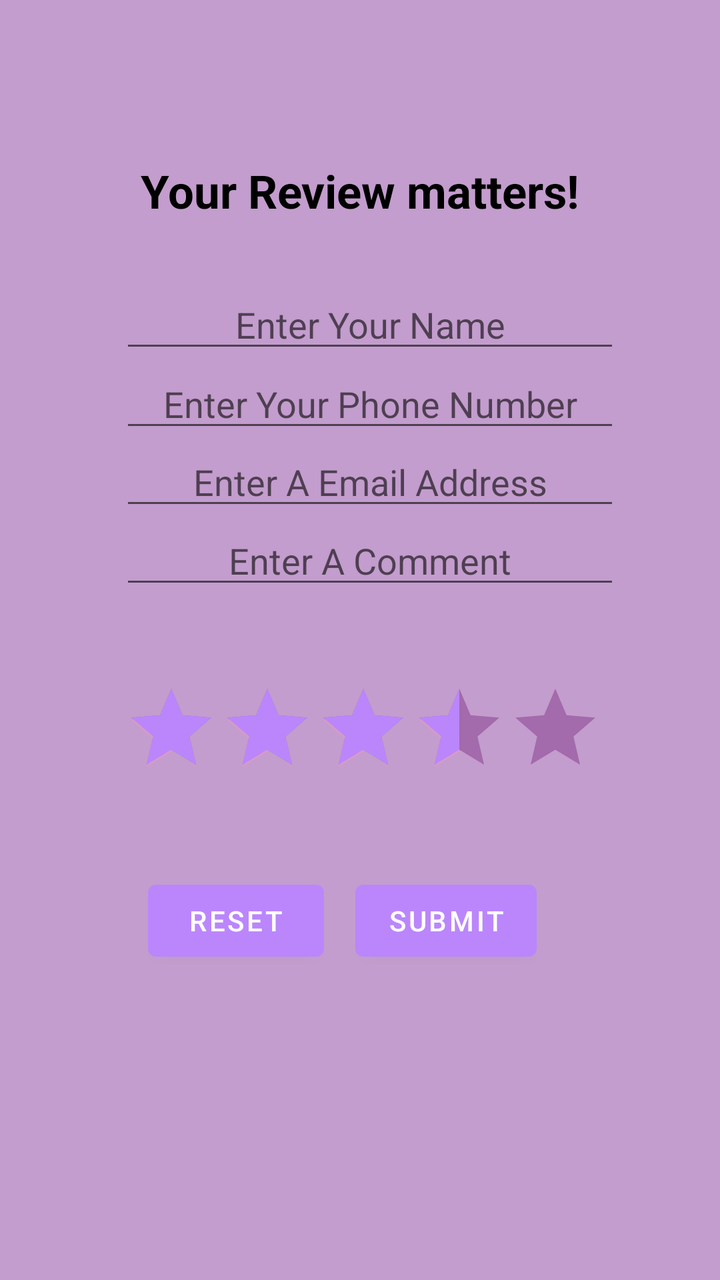
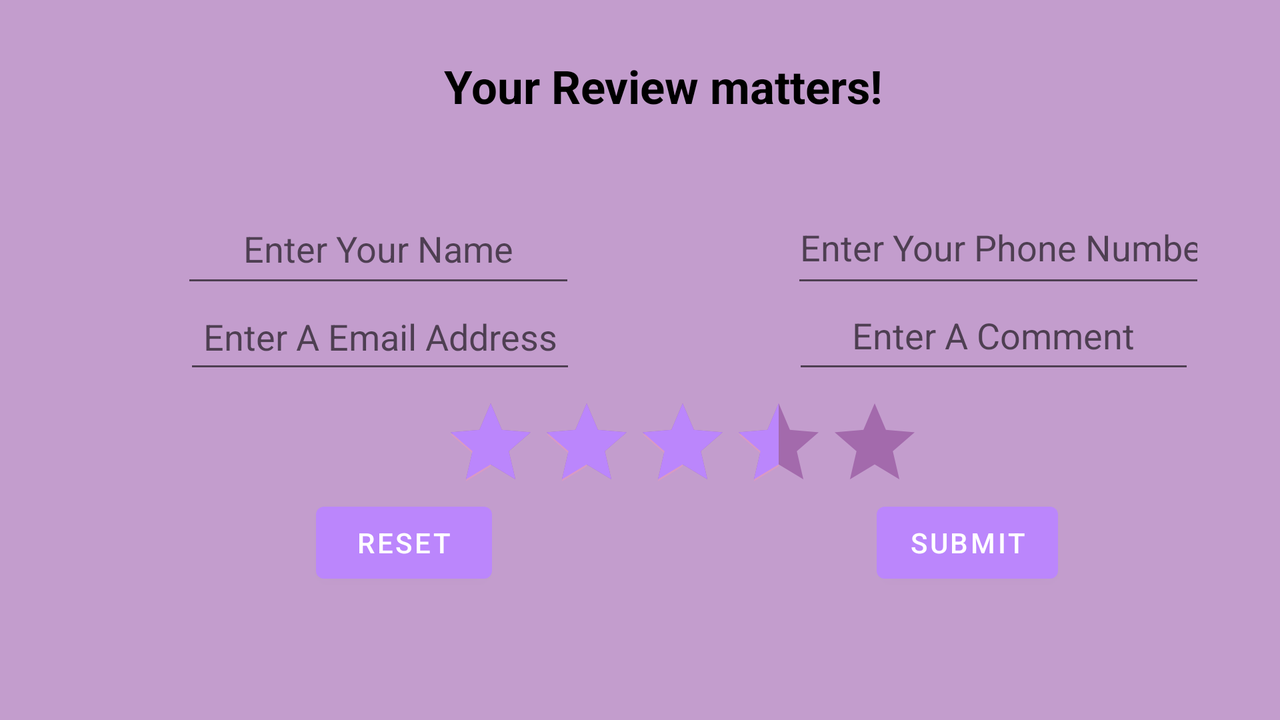

Two renders of one Android screen. The first uses the default layout on a phone; the second uses the alternative layout the repository ships for a different screen configuration, on a matching device. The two XML files are below.
<!-- AndroidManifest.xml: application theme SMARTBEATS -->
<!-- res/layout/fragment_review.xml -->
<?xml version="1.0" encoding="utf-8"?>
<androidx.constraintlayout.widget.ConstraintLayout xmlns:android="http://schemas.android.com/apk/res/android"
    xmlns:tools="http://schemas.android.com/tools"
    android:layout_width="match_parent"
    android:layout_height="match_parent"
    xmlns:app="http://schemas.android.com/apk/res-auto"
    android:background="@color/lilac"
    android:gravity="center"
    tools:context=".ui.review.ReviewFragment">


    <TextView
        android:id="@+id/shalom_review_heading_tv"
        android:layout_width="match_parent"
        android:layout_height="30dp"
        android:text="@string/review_page"
        android:textAlignment="center"
        android:textStyle="bold"
        android:theme="@style/large_title_text"
        app:layout_constraintBottom_toBottomOf="parent"
        app:layout_constraintEnd_toEndOf="parent"
        app:layout_constraintHorizontal_bias="0.0"
        app:layout_constraintStart_toStartOf="parent"
        app:layout_constraintTop_toTopOf="parent"
        app:layout_constraintVertical_bias="0.131" />

    <EditText
        android:id="@+id/shalom_review_name_et"
        android:layout_width="250dp"
        android:layout_height="wrap_content"
        android:digits="abcdefghijklmnopqrstuvwxyz ABCDEFGHIJKLMNOPQRSTUVWXYZ"
        android:ems="10"
        android:hint="@string/enter_your_name"
        android:inputType="textPersonName|textCapWords"
        android:textAlignment="center"
        app:layout_constraintBottom_toBottomOf="parent"
        app:layout_constraintEnd_toEndOf="parent"
        app:layout_constraintHorizontal_bias="0.546"
        app:layout_constraintStart_toStartOf="parent"
        app:layout_constraintTop_toTopOf="parent"
        app:layout_constraintVertical_bias="0.234"
        tools:ignore="MissingConstraints" />

    <EditText
        android:id="@+id/shalom_review_phone_et"
        android:layout_width="250dp"
        android:layout_height="wrap_content"
        android:ems="10"
        android:hint="@string/enter_your_phone_number"
        android:inputType="phone"
        android:textAlignment="center"
        app:layout_constraintBottom_toBottomOf="parent"
        app:layout_constraintEnd_toEndOf="parent"
        app:layout_constraintHorizontal_bias="0.546"
        app:layout_constraintStart_toStartOf="parent"
        app:layout_constraintTop_toTopOf="parent"
        app:layout_constraintVertical_bias="0.3"
        tools:ignore="MissingConstraints" />

    <EditText
        android:id="@+id/shalom_review_email_et"
        android:layout_width="250dp"
        android:layout_height="wrap_content"
        android:ems="10"
        android:hint="@string/enter_a_email_address"
        android:inputType="textEmailAddress"
        android:textAlignment="center"
        app:layout_constraintBottom_toBottomOf="parent"
        app:layout_constraintEnd_toEndOf="parent"
        app:layout_constraintHorizontal_bias="0.546"
        app:layout_constraintStart_toStartOf="parent"
        app:layout_constraintTop_toTopOf="parent"
        app:layout_constraintVertical_bias="0.365"
        tools:ignore="MissingConstraints" />


    <EditText
        android:id="@+id/shalom_review_comment_et"
        android:layout_width="250dp"
        android:layout_height="wrap_content"
        android:ems="10"
        android:hint="@string/enter_a_comment"
        android:inputType="textPersonName|textAutoCorrect"
        android:textAlignment="center"
        app:layout_constraintBottom_toBottomOf="parent"
        app:layout_constraintEnd_toEndOf="parent"
        app:layout_constraintHorizontal_bias="0.546"
        app:layout_constraintStart_toStartOf="parent"
        app:layout_constraintTop_toTopOf="parent"
        app:layout_constraintVertical_bias="0.431"
        tools:ignore="MissingConstraints" />

    <RatingBar
        android:id="@+id/shalom_review_stars_ratingbar"
        android:layout_width="wrap_content"
        android:layout_height="wrap_content"
        android:foregroundTint="@color/purple_200"
        android:indeterminateTint="@color/purple_200"
        android:progressBackgroundTint="@color/wisteria"
        android:progressTint="@color/purple_200"
        android:rating="3.5"
        android:secondaryProgressTint="@color/light_orchid"
        app:layout_constraintBottom_toBottomOf="parent"
        app:layout_constraintEnd_toEndOf="parent"
        app:layout_constraintHorizontal_bias="0.514"
        app:layout_constraintStart_toStartOf="parent"
        app:layout_constraintTop_toTopOf="parent"
        app:layout_constraintVertical_bias="0.584"
        tools:ignore="MissingConstraints" />

    <Button
        android:id="@+id/shalom_review_reset_btn"
        android:layout_width="wrap_content"
        android:layout_height="wrap_content"
        android:text="@string/reset_btn_label"
        app:layout_constraintBottom_toBottomOf="parent"
        app:layout_constraintEnd_toEndOf="parent"
        app:layout_constraintHorizontal_bias="0.272"
        app:layout_constraintStart_toStartOf="parent"
        app:layout_constraintTop_toTopOf="parent"
        app:layout_constraintVertical_bias="0.737"
        tools:ignore="MissingConstraints" />

    <Button
        android:id="@+id/shalom_review_sumbit_btn"
        android:layout_width="wrap_content"
        android:layout_height="wrap_content"
        android:text="@string/submit_btn_label"
        app:layout_constraintBottom_toBottomOf="parent"
        app:layout_constraintEnd_toEndOf="parent"
        app:layout_constraintHorizontal_bias="0.66"
        app:layout_constraintStart_toStartOf="parent"
        app:layout_constraintTop_toTopOf="parent"
        app:layout_constraintVertical_bias="0.737"
        tools:ignore="MissingConstraints" />

    <TextView
        android:id="@+id/shalom_review_ratings_tv"
        android:layout_width="107dp"
        android:layout_height="wrap_content"
        app:layout_constraintBottom_toBottomOf="parent"
        app:layout_constraintEnd_toEndOf="parent"
        app:layout_constraintStart_toStartOf="parent"
        app:layout_constraintTop_toTopOf="parent"
        tools:ignore="MissingConstraints" />



</androidx.constraintlayout.widget.ConstraintLayout>
<!-- resources referenced by this layout -->
<resources>
  <color name="light_orchid">#D99AC3</color>
  <color name="lilac">#C39DCD</color>
  <color name="purple_200">#FFBB86FC</color>
  <color name="wisteria">#A36AAC</color>
  <string name="enter_a_comment">Enter A Comment</string>
  <string name="enter_a_email_address">Enter A Email Address</string>
  <string name="enter_your_name">Enter Your Name</string>
  <string name="enter_your_phone_number">Enter Your Phone Number</string>
  <string name="reset_btn_label">Reset</string>
  <string name="review_page">Your Review matters!</string>
  <string name="submit_btn_label">Submit</string>
  <style name="large_title_text">
          <item name="android:textSize">23sp</item>
          <item name="android:textStyle">bold</item>
          <item name="android:textColor">@color/black</item>
      </style>
  <style name="SMARTBEATS" parent="Theme.MaterialComponents.DayNight.DarkActionBar">
          
          <item name="colorPrimary">@color/purple_200</item>
          <item name="colorPrimaryVariant">@color/purple_700</item>
          <item name="colorOnPrimary">@color/white</item>
          
          <item name="colorSecondary">@color/teal_200</item>
          <item name="colorSecondaryVariant">#127C80</item>
          <item name="colorOnSecondary">@color/white</item>
          
          <item name="android:statusBarColor" tools:targetApi="l">?attr/colorPrimaryVariant</item>
          
  
          <item name="bottomNavigationStyle">@style/Widget.MaterialComponents.BottomNavigationView.Colored</item>
  
      </style>
  <color name="black">#FF000000</color>
  <color name="purple_700">#6E52AE</color>
  <color name="white">#FFFFFFFF</color>
  <color name="teal_200">#FF03DAC5</color>
</resources>
<!-- res/layout-land/fragment_review.xml (the repository's variant of the layout above) -->
<!-- drawn on the phone turned sideways -->
<?xml version="1.0" encoding="utf-8"?>
<androidx.constraintlayout.widget.ConstraintLayout xmlns:android="http://schemas.android.com/apk/res/android"
    xmlns:app="http://schemas.android.com/apk/res-auto"
    xmlns:tools="http://schemas.android.com/tools"
    android:layout_width="match_parent"
    android:layout_height="match_parent"
    android:background="@color/lilac"
    android:gravity="center"
    android:orientation="vertical"
    tools:context=".ui.review.ReviewFragment">


    <TextView
        android:id="@+id/shalom_review_heading_tv"
        android:layout_width="421dp"
        android:layout_height="35dp"
        android:text="@string/review_page"
        android:textAlignment="center"
        android:textStyle="bold"
        android:theme="@style/large_title_text"
        app:layout_constraintBottom_toBottomOf="parent"
        app:layout_constraintEnd_toEndOf="parent"
        app:layout_constraintHorizontal_bias="0.554"
        app:layout_constraintStart_toStartOf="parent"
        app:layout_constraintTop_toTopOf="parent"
        app:layout_constraintVertical_bias="0.085" />

    <EditText
        android:id="@+id/shalom_review_name_et"
        android:layout_width="197dp"
        android:layout_height="52dp"
        android:ems="10"
        android:hint="@string/enter_your_name"
        android:inputType="textPersonName|textCapWords"
        android:textAlignment="center"
        app:layout_constraintBottom_toBottomOf="parent"
        app:layout_constraintEnd_toEndOf="parent"
        app:layout_constraintHorizontal_bias="0.205"
        app:layout_constraintStart_toStartOf="parent"
        app:layout_constraintTop_toTopOf="parent"
        app:layout_constraintVertical_bias="0.314" />

    <EditText
        android:id="@+id/shalom_review_phone_et"
        android:layout_width="207dp"
        android:layout_height="53dp"
        android:ems="10"
        android:hint="@string/enter_your_phone_number"
        android:inputType="phone"
        android:textAlignment="center"
        app:layout_constraintBottom_toBottomOf="parent"
        app:layout_constraintEnd_toEndOf="parent"
        app:layout_constraintHorizontal_bias="0.914"
        app:layout_constraintStart_toStartOf="parent"
        app:layout_constraintTop_toTopOf="parent"
        app:layout_constraintVertical_bias="0.312" />

    <EditText
        android:id="@+id/shalom_review_email_et"
        android:layout_width="196dp"
        android:layout_height="50dp"
        android:ems="10"
        android:hint="@string/enter_a_email_address"
        android:inputType="textEmailAddress"
        android:textAlignment="center"
        app:layout_constraintBottom_toBottomOf="parent"
        app:layout_constraintEnd_toEndOf="parent"
        app:layout_constraintHorizontal_bias="0.207"
        app:layout_constraintStart_toStartOf="parent"
        app:layout_constraintTop_toTopOf="parent"
        app:layout_constraintVertical_bias="0.457" />

    <EditText
        android:id="@+id/shalom_review_comment_et"
        android:layout_width="201dp"
        android:layout_height="51dp"
        android:ems="10"
        android:hint="@string/enter_a_comment"
        android:inputType="textPersonName|textAutoCorrect"
        android:textAlignment="center"
        app:layout_constraintBottom_toBottomOf="parent"
        app:layout_constraintEnd_toEndOf="parent"
        app:layout_constraintHorizontal_bias="0.903"
        app:layout_constraintStart_toStartOf="parent"
        app:layout_constraintTop_toTopOf="parent"
        app:layout_constraintVertical_bias="0.455" />

    <RatingBar
        android:id="@+id/shalom_review_stars_ratingbar"
        android:layout_width="wrap_content"
        android:layout_height="wrap_content"
        app:layout_constraintBottom_toBottomOf="parent"
        app:layout_constraintEnd_toEndOf="parent"
        app:layout_constraintHorizontal_bias="0.553"
        app:layout_constraintStart_toStartOf="parent"
        app:layout_constraintTop_toTopOf="parent"
        app:layout_constraintVertical_bias="0.652"
        tools:ignore="MissingConstraints"
        android:foregroundTint="@color/purple_200"
        android:indeterminateTint="@color/purple_200"
        android:progressBackgroundTint="@color/wisteria"
        android:progressTint="@color/purple_200"
        android:secondaryProgressTint="@color/light_orchid"
        android:rating="3.5"/>

    <Button
        android:id="@+id/shalom_review_reset_btn"
        android:layout_width="wrap_content"
        android:layout_height="wrap_content"
        android:text="@string/reset_btn_label"
        app:layout_constraintBottom_toBottomOf="parent"
        app:layout_constraintEnd_toEndOf="parent"
        app:layout_constraintHorizontal_bias="0.286"
        app:layout_constraintStart_toStartOf="parent"
        app:layout_constraintTop_toTopOf="parent"
        app:layout_constraintVertical_bias="0.793"
        tools:ignore="MissingConstraints" />

    <Button
        android:id="@+id/shalom_review_sumbit_btn"
        android:layout_width="wrap_content"
        android:layout_height="wrap_content"
        android:text="@string/submit_btn_label"
        app:layout_constraintBottom_toBottomOf="parent"
        app:layout_constraintEnd_toEndOf="parent"
        app:layout_constraintHorizontal_bias="0.798"
        app:layout_constraintStart_toStartOf="parent"
        app:layout_constraintTop_toTopOf="parent"
        app:layout_constraintVertical_bias="0.793"
        tools:ignore="MissingConstraints" />

    <TextView
        android:id="@+id/shalom_review_ratings_tv"
        android:layout_width="107dp"
        android:layout_height="wrap_content"
        app:layout_constraintBottom_toBottomOf="parent"
        app:layout_constraintEnd_toEndOf="parent"
        app:layout_constraintHorizontal_bias="0.538"
        app:layout_constraintStart_toStartOf="parent"
        app:layout_constraintTop_toTopOf="parent"
        app:layout_constraintVertical_bias="0.548" />


</androidx.constraintlayout.widget.ConstraintLayout>
